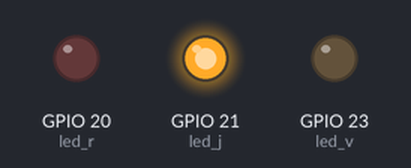
This program was run on a simulated Raspberry Pi (BCM pin numbers). Shown: output pins drawn as LEDs (lit = HIGH).

Above: at 0.3 s.
At 0.7 s:
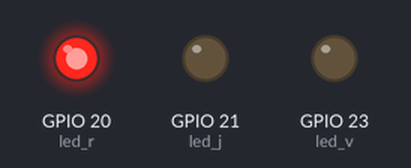
Timing chart, 0 to 2.2 s (numbered marks = the images above):
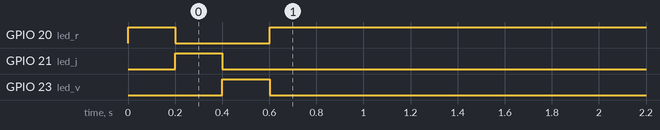

The program:

led_start.py
```python
import time
from gpiozero import LED
import RPi.GPIO as GPIO
import os
from time import sleep

led_v = LED(23)
led_r = LED(20)
led_j = LED(21)

GPIO.setwarnings(False)
GPIO.setmode(GPIO.BCM)

led_r.on()
time.sleep(0.2)
led_r.off()
led_j.on()
time.sleep(0.2)
led_j.off()
led_v.on()
time.sleep(0.2)
led_v.off()
led_r.on()

while True :
        led_r.on()
```
